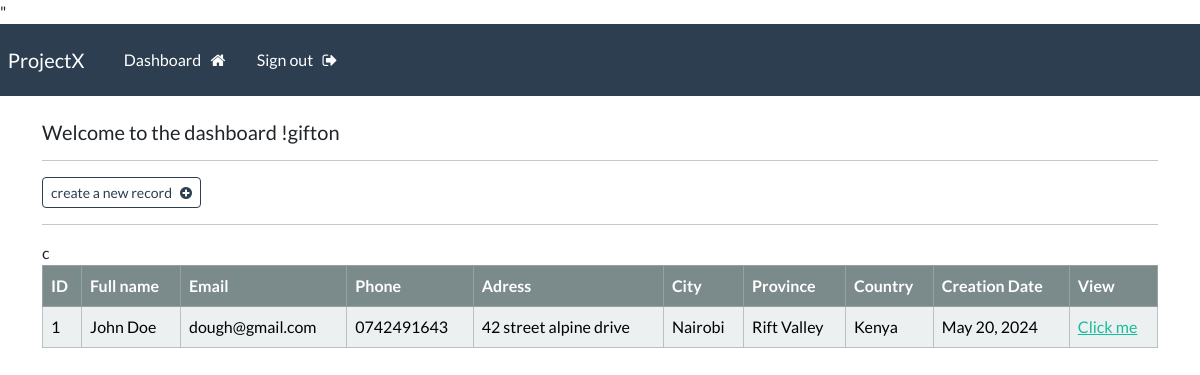
Page /dashboard (signed in) on the earlier database version.
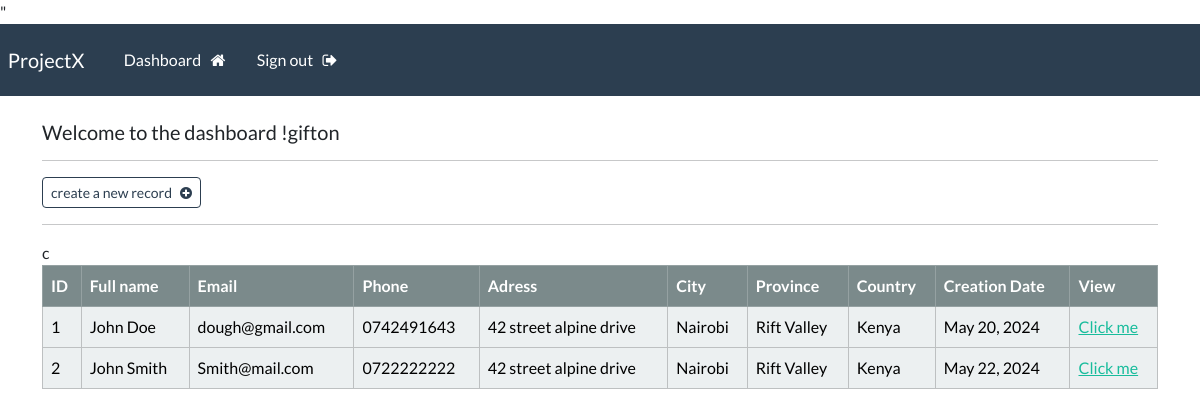
Same page on the later database version.
### webapp/models.py (models this page shows)
class Record(models.Model):
    creation_date = models.DateField(auto_now=True)
    first_name = models.CharField(max_length=100)
    last_name = models.CharField(max_length=100)
    email = models.CharField(max_length=255)
    phone = models.CharField(max_length=20)
    address = models.CharField(max_length=300)
    city = models.CharField(max_length=255)
    province = models.CharField(max_length=200)
    country = models.CharField(max_length=125)

### webapp/views.py (the view)
# urls.py: path('dashboard',views.dashboard, name="dashboard"),
@login_required(login_url='my-login')
def dashboard(request):
    my_records = Record.objects.all()
    context = {'records':my_records}
    return render(request, 'webapp/dashboard.html' , context=context)

### webapp/templates/webapp/dashboard.html
{% extends 'webapp/base.html' %}
{% block content %}
<h5>Welcome to the dashboard !{{user}}</h5>
<hr>
<a class="btn btn-outline-primary btn-sm" href="{% url 'create-record' %}">
    create a new record  &nbsp; <i class="fa fa-plus-circle" aria-hidden="true"></i>
</a>
<hr>
<table class="table table-light table-hover table-bordered">
    <thead class="table-dark">
        <tr>
            <th scope="col">ID</th>
            <th scope="col">Full name</th>
            <th scope="col">Email</th>
            <th scope="col">Phone</th>
            <th scope="col">Adress</th>
            <th scope="col">City</th>
            <th scope="col">Province</th>
            <th scope="col">Country</th>
            <th scope="col">Creation Date</th>
            <th scope="col">View</th>
        </tr>
    </thead>          c
    <tbody>
        {% if records %}
        {% for record in records %}
        <tr>
            <td> {{record.id}} </td>
                <td> {{record.first_name}}  {{record.last_name}} </td>
                <td> {{record.email}} </td>
                <td> {{record.phone}} </td>
                <td> {{record.address}} </td>
                <td> {{record.city}} </td>
                <td> {{record.province}} </td>
                <td> {{record.country}} </td>
                <td> {{record.creation_date}} </td>
                <td><a href="{% url 'record' record.id%}">Click me </a></td>
        </tr>
        {% endfor %}
        {% endif %}
    </tbody>
</table>
{% endblock %}

Differences in the rows shown:
added Record: id "2", first_name "John", last_name "Smith", email "Smith@mail.com", phone "0722222222", address "42 street alpine drive", city "Nairobi", province "Rift Valley", country "Kenya", creation_date "May 22, 2024"
